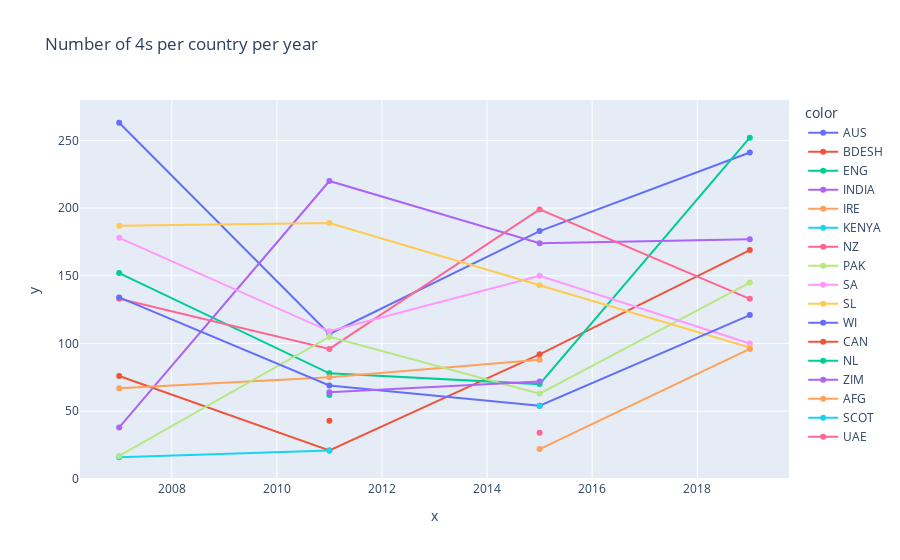

Source (notebook cell):
### Code cell
year_grouped = df.groupby(['Year','Country'])['4s'].sum()
# sns.scatterplot(data=year_grouped,x=year_grouped.index,y=year_grouped.values)

fig = px.line(year_grouped, x=[x[0] for x in year_grouped.index], y=year_grouped.values,color=[x[1] for x in year_grouped.index], title='Number of 4s per country per year', markers=True)
fig.update_traces(textposition="bottom right")
fig.show()

### Figure 1 — Plotly figure (JSON) as saved in the notebook; plotly's stock layout.template omitted (floating-point values rounded to 4 significant figures)
{"data": [{"hovertemplate": "color=AUS<br>x=%{x}<br>y=%{y}<extra></extra>", "legendgroup": "AUS", "line": {"color": "#636efa", "dash": "solid"}, "marker": {"symbol": "circle"}, "mode": "lines+markers", "name": "AUS", "orientation": "v", "showlegend": true, "textposition": "bottom right", "type": "scatter", "x": [2007, 2011, 2015, 2019], "xaxis": "x", "y": [263, 107, 183, 241], "yaxis": "y"}, {"hovertemplate": "color=BDESH<br>x=%{x}<br>y=%{y}<extra></extra>", "legendgroup": "BDESH", "line": {"color": "#EF553B", "dash": "solid"}, "marker": {"symbol": "circle"}, "mode": "lines+markers", "name": "BDESH", "orientation": "v", "showlegend": true, "textposition": "bottom right", "type": "scatter", "x": [2007, 2011, 2015, 2019], "xaxis": "x", "y": [76, 21, 92, 169], "yaxis": "y"}, {"hovertemplate": "color=ENG<br>x=%{x}<br>y=%{y}<extra></extra>", "legendgroup": "ENG", "line": {"color": "#00cc96", "dash": "solid"}, "marker": {"symbol": "circle"}, "mode": "lines+markers", "name": "ENG", "orientation": "v", "showlegend": true, "textposition": "bottom right", "type": "scatter", "x": [2007, 2011, 2015, 2019], "xaxis": "x", "y": [152, 78, 70, 252], "yaxis": "y"}, {"hovertemplate": "color=INDIA<br>x=%{x}<br>y=%{y}<extra></extra>", "legendgroup": "INDIA", "line": {"color": "#ab63fa", "dash": "solid"}, "marker": {"symbol": "circle"}, "mode": "lines+markers", "name": "INDIA", "orientation": "v", "showlegend": true, "textposition": "bottom right", "type": "scatter", "x": [2007, 2011, 2015, 2019], "xaxis": "x", "y": [38, 220, 174, 177], "yaxis": "y"}, {"hovertemplate": "color=IRE<br>x=%{x}<br>y=%{y}<extra></extra>", "legendgroup": "IRE", "line": {"color": "#FFA15A", "dash": "solid"}, "marker": {"symbol": "circle"}, "mode": "lines+markers", "name": "IRE", "orientation": "v", "showlegend": true, "textposition": "bottom right", "type": "scatter", "x": [2007, 2011, 2015], "xaxis": "x", "y": [67, 75, 88], "yaxis": "y"}, {"hovertemplate": "color=KENYA<br>x=%{x}<br>y=%{y}<extra></extra>", "legendgroup": "KENYA", "line": {"color": "#19d3f3", "dash": "solid"}, "marker": {"symbol": "circle"}, "mode": "lines+markers", "name": "KENYA", "orientation": "v", "showlegend": true, "textposition": "bottom right", "type": "scatter", "x": [2007, 2011], "xaxis": "x", "y": [16, 21], "yaxis": "y"}, {"hovertemplate": "color=NZ<br>x=%{x}<br>y=%{y}<extra></extra>", "legendgroup": "NZ", "line": {"color": "#FF6692", "dash": "solid"}, "marker": {"symbol": "circle"}, "mode": "lines+markers", "name": "NZ", "orientation": "v", "showlegend": true, "textposition": "bottom right", "type": "scatter", "x": [2007, 2011, 2015, 2019], "xaxis": "x", "y": [133, 96, 199, 133], "yaxis": "y"}, {"hovertemplate": "color=PAK<br>x=%{x}<br>y=%{y}<extra></extra>", "legendgroup": "PAK", "line": {"color": "#B6E880", "dash": "solid"}, "marker": {"symbol": "circle"}, "mode": "lines+markers", "name": "PAK", "orientation": "v", "showlegend": true, "textposition": "bottom right", "type": "scatter", "x": [2007, 2011, 2015, 2019], "xaxis": "x", "y": [17, 105, 63, 145], "yaxis": "y"}, {"hovertemplate": "color=SA<br>x=%{x}<br>y=%{y}<extra></extra>", "legendgroup": "SA", "line": {"color": "#FF97FF", "dash": "solid"}, "marker": {"symbol": "circle"}, "mode": "lines+markers", "name": "SA", "orientation": "v", "showlegend": true, "textposition": "bottom right", "type": "scatter", "x": [2007, 2011, 2015, 2019], "xaxis": "x", "y": [178, 109, 150, 100], "yaxis": "y"}, {"hovertemplate": "color=SL<br>x=%{x}<br>y=%{y}<extra></extra>", "legendgroup": "SL", "line": {"color": "#FECB52", "dash": "solid"}, "marker": {"symbol": "circle"}, "mode": "lines+markers", "name": "SL", "orientation": "v", "showlegend": true, "textposition": "bottom right", "type": "scatter", "x": [2007, 2011, 2015, 2019], "xaxis": "x", "y": [187, 189, 143, 97], "yaxis": "y"}, {"hovertemplate": "color=WI<br>x=%{x}<br>y=%{y}<extra></extra>", "legendgroup": "WI", "line": {"color": "#636efa", "dash": "solid"}, "marker": {"symbol": "circle"}, "mode": "lines+markers", "name": "WI", "orientation": "v", "showlegend": true, "textposition": "bottom right", "type": "scatter", "x": [2007, 2011, 2015, 2019], "xaxis": "x", "y": [134, 69, 54, 121], "yaxis": "y"}, {"hovertemplate": "color=CAN<br>x=%{x}<br>y=%{y}<extra></extra>", "legendgroup": "CAN", "line": {"color": "#EF553B", "dash": "solid"}, "marker": {"symbol": "circle"}, "mode": "lines+markers", "name": "CAN", "orientation": "v", "showlegend": true, "textposition": "bottom right", "type": "scatter", "x": [2011], "xaxis": "x", "y": [43], "yaxis": "y"}, {"hovertemplate": "color=NL<br>x=%{x}<br>y=%{y}<extra></extra>", "legendgroup": "NL", "line": {"color": "#00cc96", "dash": "solid"}, "marker": {"symbol": "circle"}, "mode": "lines+markers", "name": "NL", "orientation": "v", "showlegend": true, "textposition": "bottom right", "type": "scatter", "x": [2011], "xaxis": "x", "y": [62], "yaxis": "y"}, {"hovertemplate": "color=ZIM<br>x=%{x}<br>y=%{y}<extra></extra>", "legendgroup": "ZIM", "line": {"color": "#ab63fa", "dash": "solid"}, "marker": {"symbol": "circle"}, "mode": "lines+markers", "name": "ZIM", "orientation": "v", "showlegend": true, "textposition": "bottom right", "type": "scatter", "x": [2011, 2015], "xaxis": "x", "y": [64, 72], "yaxis": "y"}, {"hovertemplate": "color=AFG<br>x=%{x}<br>y=%{y}<extra></extra>", "legendgroup": "AFG", "line": {"color": "#FFA15A", "dash": "solid"}, "marker": {"symbol": "circle"}, "mode": "lines+markers", "name": "AFG", "orientation": "v", "showlegend": true, "textposition": "bottom right", "type": "scatter", "x": [2015, 2019], "xaxis": "x", "y": [22, 96], "yaxis": "y"}, {"hovertemplate": "color=SCOT<br>x=%{x}<br>y=%{y}<extra></extra>", "legendgroup": "SCOT", "line": {"color": "#19d3f3", "dash": "solid"}, "marker": {"symbol": "circle"}, "mode": "lines+markers", "name": "SCOT", "orientation": "v", "showlegend": true, "textposition": "bottom right", "type": "scatter", "x": [2015], "xaxis": "x", "y": [54], "yaxis": "y"}, {"hovertemplate": "color=UAE<br>x=%{x}<br>y=%{y}<extra></extra>", "legendgroup": "UAE", "line": {"color": "#FF6692", "dash": "solid"}, "marker": {"symbol": "circle"}, "mode": "lines+markers", "name": "UAE", "orientation": "v", "showlegend": true, "textposition": "bottom right", "type": "scatter", "x": [2015], "xaxis": "x", "y": [34], "yaxis": "y"}], "layout": {"legend": {"title": {"text": "color"}, "tracegroupgap": 0}, "title": {"text": "Number of 4s per country per year"}, "xaxis": {"anchor": "y", "domain": [0, 1], "title": {"text": "x"}}, "yaxis": {"anchor": "x", "domain": [0, 1], "title": {"text": "y"}}}}
